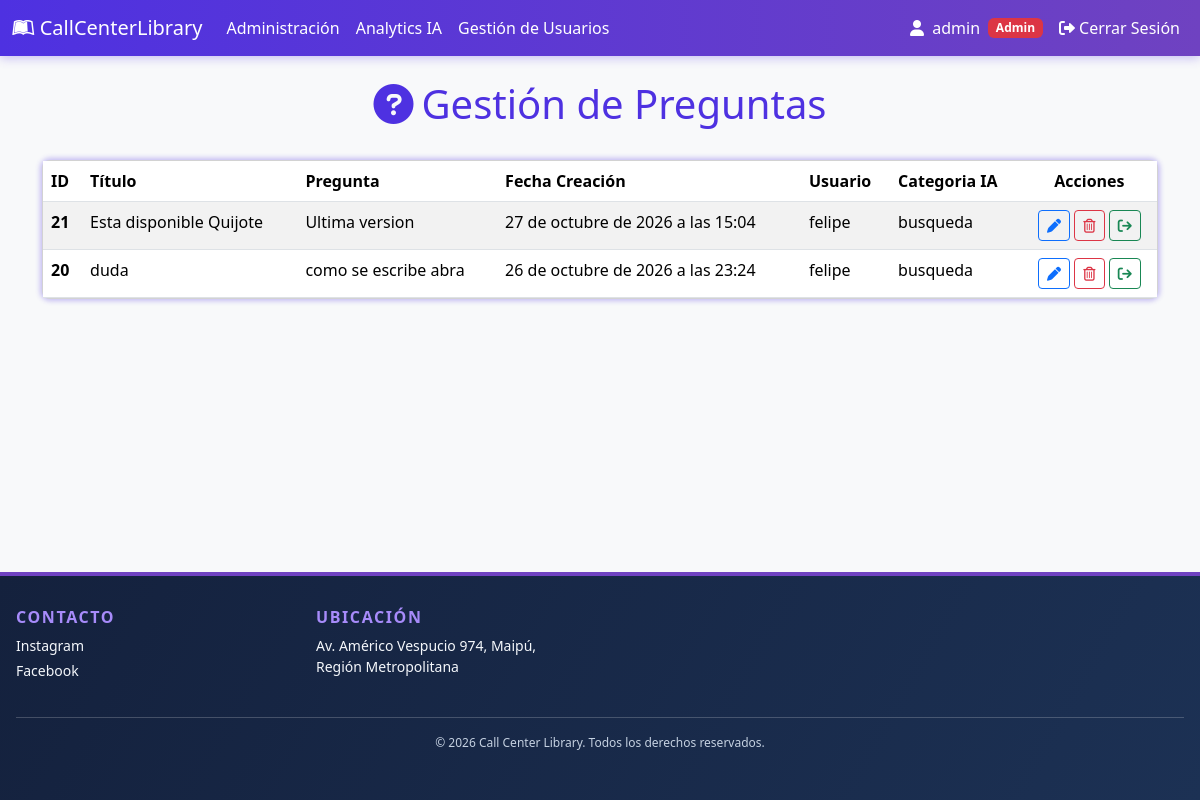
/Administracion/ (signed in), run on the app's committed database.
### online/models.py (models this page shows, shortened)
class Usuario(AbstractBaseUser):
    nombre = models.CharField(
        verbose_name="Nombre", max_length=30, blank=True, null=True
    )
    apellido = models.CharField(
        verbose_name="Apellido", max_length=30, blank=True, null=True
    )
    rut = models.CharField(
        verbose_name="RUT", max_length=12, unique=True, blank=True, null=True
    )
    correo = models.EmailField(
        verbose_name="Correo electrónico",
        max_length=70,
        unique=True,
    )
    usuario = models.CharField(
        verbose_name="Usuario",
        max_length=50,
        unique=True,
    )
    fecha_nacimiento = models.DateField(
        verbose_name="Fecha de nacimiento", null=True, blank=True
    )
    activo = models.BooleanField(default=True)
    admin = models.BooleanField(default=False)
    tecnico = models.BooleanField(default=False)
    token = TextField(default="")
    token_hasta = DateTimeField(auto_now_add=True)
    USERNAME_FIELD = "usuario"
    REQUIRED_FIELDS = ["correo"]
    objects = UserManager()
    @property
    def is_active(self):
        return self.activo
    def __str__(self):
        return self.usuario

class Preguntas(models.Model):
    ESTADO_CHOICES = [
        ('pendiente', 'Pendiente'),
        ('en_proceso', 'En Proceso'),
        ('resuelto', 'Resuelto'),
        ('cerrado', 'Cerrado'),
    ]
    PRIORIDAD_CHOICES = [
        ('baja', 'Baja'),
        ('media', 'Media'),
        ('alta', 'Alta'),
        ('urgente', 'Urgente'),
    ]
    idPregunta = models.AutoField(primary_key=True)
    Titulo = models.CharField(max_length=60)
    Pregunta = models.TextField()
    Fecha_creacion = models.DateTimeField()
    Usuario = models.ForeignKey(Usuario, on_delete=models.CASCADE)
    categoria = models.CharField(max_length=50, blank=True, null=True)
    estado = models.CharField(max_length=20, choices=ESTADO_CHOICES, default='pendiente')
    prioridad = models.CharField(max_length=20, choices=PRIORIDAD_CHOICES, default='media')

### administracion/views.py (the view)
# urls.py: path("Administracion/", IndexAdmin, name="administracion"),
@login_required
def IndexAdmin(request: HttpRequest) -> HttpResponse:
    usuario: object = request.user
    assert isinstance(usuario, Usuario)
    es_admin: int = usuario.admin
    es_tecnico: int = usuario.tecnico
    if not es_admin and not es_tecnico:
        usuario_id: Any | None = usuario.pk
        return redirect(f"/Inicio/{usuario_id}")
    preguntas_ordenadas: QuerySet[Preguntas] = Preguntas.objects.all().order_by(
        "-Fecha_creacion"
    )
    return render(
        request       = request,
        template_name = "indexAdmin.html",
        context       = {
            "preguntas": preguntas_ordenadas,
        },
    )

### administracion/templates/indexAdmin.html (shortened to what this page needs)
{% extends "componentes/header.html" %}
{% load static %}
{% block content %}
<div class="container py-4">
    <div class="row mb-4">
        <div class="col">
            <h1 class="text-center text-purple"><i class="fas fa-question-circle me-2"></i>Gestión de Preguntas</h1>
        </div>
    </div>
    <div class="card card-purple">
        <div class="card-body p-0">
            <table class="table table-striped table-hover mb-0">
                <thead>
                    <tr>
                        <th scope="col">ID</th>
                        <th scope="col">Título</th>
                        <th scope="col">Pregunta</th>
                        <th scope="col">Fecha Creación</th>
                        <th scope="col">Usuario</th>
                        <th scope="col">Categoria IA</th>
                        <th scope="col" class="text-center">Acciones</th>
                    </tr>
                </thead>
                <tbody>
                    {% for item in preguntas %}
                    <tr>
                        <th scope="row">{{ item.idPregunta }}</th>
                        <td>{{ item.Titulo }}</td>
                        <td>{{ item.Pregunta|truncatechars:60 }}</td>
                        <td>{{ item.Fecha_creacion }}</td>
                        <td>{{ item.Usuario }}</td>
                        <td>{{ item.categoria }}</td>
                        <td class="text-center">
                            <form method="post" action="{% url 'modificar_pregunta' item.idPregunta %}" class="d-inline">
                                <button class="btn btn-sm btn-outline-primary" type="submit" title="Modificar">
                                    <i class="fa-solid fa-pen"></i>
                                </button>
                            </form>
                            <form method="post" action="{% url 'borrar_pregunta' item.idPregunta %}"
                                onsubmit="return confirm('¿Estas seguro de borrar esta Pregunta?')" class="d-inline">
                                <button class="btn btn-sm btn-outline-danger" type="submit" title="Eliminar">
                                    <i class="fa-regular fa-trash-can"></i>
                                </button>
                            </form>
                            <form method="get" action="{% url 'respuestas' item.pk item.idPregunta %}" class="d-inline">
                                <button class="btn btn-sm btn-outline-success" type="submit" title="Responder">
                                    <i class="fa-solid fa-arrow-right-from-bracket"></i>
                                </button>
                            </form>
                        </td>
                    </tr>
                    {% empty %}
                    <tr>
                        <td colspan="999" class="text-center py-4 text-muted">No hay preguntas para mostrar.</td>
                    </tr>
                    {% endfor %}
                </tbody>
            </table>
        </div>
    </div>
</div>
{% endblock %}

### online/templates/componentes/header.html (shortened to what this page needs)
{% load static %}
<!DOCTYPE html>
<html lang="es">
<head>
    <link rel="stylesheet" href="https://cdnjs.cloudflare.com/ajax/libs/font-awesome/6.0.0/css/all.min.css">
    <link href="https://cdn.jsdelivr.net/npm/bootstrap@5.3.8/dist/css/bootstrap.min.css" rel="stylesheet">
    <link href="{% static 'main.css'%}" rel="stylesheet">
</head>
<body>
    <nav class="navbar navbar-expand-lg">
        <div class="container-fluid">
            <a class="navbar-brand" href="{% if user.is_authenticated %}{% if user.admin or user.tecnico %}/Administracion/{% else %}/Inicio/{% endif %}{% else %}/{% endif %}">
            <i class="fa-brands fa-leanpub"></i>
                CallCenterLibrary
            </a>
            <div class="collapse navbar-collapse" id="navbar-items">
                <ul class="navbar-nav me-auto mb-2 mb-lg-0">
                    {% if user.is_authenticated %}
                        {% if user.admin or user.tecnico %}
                        <li class="nav-item">
                            <a class="nav-link" href="/Administracion/">Administración</a>
                        </li>
                        {% if user.admin %}
                        <li class="nav-item">
                            <a class="nav-link" href="{% url 'analytics_ia' %}">Analytics IA</a>
                        </li>
                        {% endif %}
                        {% if user.admin %}
                        <li class="nav-item">
                            <a class="nav-link" href="/GestionUsuarios/">Gestión de Usuarios</a>
                        </li>
                        {% endif %}
                        {% else %}
                        <li class="nav-item">
                            <a class="nav-link" href="/Inicio/">Inicio</a>
                        </li>
                        {% endif %}
                    {% else %}
                        <li class="nav-item">
                            <a class="nav-link" href="/">Inicio</a>
                        </li>
                    {% endif %}
                </ul>
                {% if user.is_authenticated %}
                    <span class="text-white me-2">
                        <i class="fas fa-user me-1"></i> {{ user.usuario }}
                    </span>
                    {% if user.admin %}
                        <span class="badge bg-danger me-2">Admin</span>
                    {% elif user.tecnico %}
                        <span class="badge bg-info me-2">Técnico</span>
                    {% endif %}
                {% endif %}
                <ul class="navbar-nav mb-2 mb-lg-0">
                    {% if user.is_authenticated %}
                        <li class="nav-item">
                            <form method="post" action="{% url 'Logout' %}" class="d-inline">
                                <button type="submit" class="btn btn-link nav-link">
                                    <i class="fas fa-sign-out-alt"></i> Cerrar Sesión
                                </button>
                            </form>
                        </li>
                    {% endif %}
                </ul>
            </div>
        </div>
    </nav>
    <main>
        {% block content %}
        {% endblock %}
    </main>
    <footer class="site-footer">
        <div class="footer-content">
            <section class="footer-section">
                <h2>Contacto</h2>
                <p>Instagram</p>
                <p>Facebook</p>
            </section>
            <section class="footer-section">
                <h2>Ubicación</h2>
                <p>Av. Américo Vespucio 974, Maipú, Región Metropolitana</p>
            </section>
            <p class="footer-copyright">© 2026 Call Center Library. Todos los derechos reservados.</p>
        </div>
    </footer>
</body>
</html>

### static/main.css (style rules this page uses)
:root { --bs-primary: #6f42c1; --bs-primary-rgb: 111, 66, 193; --bs-secondary: #764ba2; --purple-accent: #673de6; --purple-deep: #4E31E1; --purple-gradient: linear-gradient(135deg, #667eea 0%, #764ba2 100%); }
body { min-height: 100vh; background-color: #f8f9fa; display: flex; flex-direction: column; }
main { flex: 1 0 auto; width: 100%; }
.navbar { background: linear-gradient(90deg, #4E31E1 0%, #6f42c1 100%) !important; box-shadow: 0 2px 10px rgba(78, 49, 225, 0.3); }
.navbar-brand, .navbar-nav .nav-link { color: white !important; font-weight: 500; }
.text-purple { color: var(--purple-deep) !important; }
.card-purple { -- border: 1px solid var(--purple-deep); box-shadow: 0px 0px 5px 2px rgba(78, 49, 225, 0.3); border-radius: 8px; }
.site-footer { background: linear-gradient(120deg, #14213d 0%, #1c3154 100%); color: #f4f7fb; padding: 2rem 0; margin-top: auto; border-top: 4px solid #6f42c1; }
.footer-content { max-width: 1200px; margin: 0 auto; padding: 0 1rem; display: grid; grid-template-columns: repeat(auto-fit, minmax(250px, 1fr)); gap: 2rem; }
.footer-section h2 { color: #a78bfa; font-size: 1rem; font-weight: 700; text-transform: uppercase; letter-spacing: 0.1em; margin-bottom: 0.5rem; }
.footer-section p { margin: 0.25rem 0; font-size: 0.875rem; }
.footer-copyright { grid-column: 1 / -1; text-align: center; color: #c5d1e1; font-size: 0.75rem; padding-top: 1rem; border-top: 1px solid rgba(255, 255, 255, 0.2); }

### data on the page
Usuario: usuario "admin"
Preguntas: idPregunta "21", Titulo "Esta disponible Quijote", Pregunta "Ultima version", Fecha_creacion "27 de octubre de 2026 a las 15:04", Usuario "felipe", categoria "busqueda"
Preguntas: idPregunta "20", Titulo "duda", Pregunta "como se escribe abra", Fecha_creacion "26 de octubre de 2026 a las 23:24", Usuario "felipe", categoria "busqueda"
